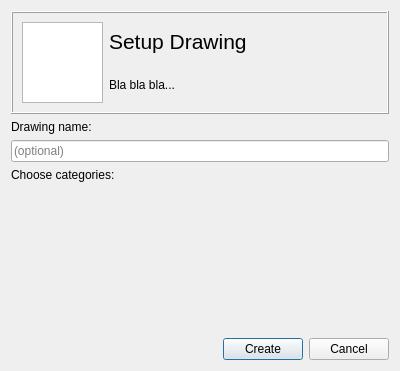
<?xml version="1.0" encoding="UTF-8"?>
<ui version="4.0">
 <class>DrawingSetupDialog</class>
 <widget class="QDialog" name="DrawingSetupDialog">
  <property name="geometry">
   <rect>
    <x>0</x>
    <y>0</y>
    <width>400</width>
    <height>371</height>
   </rect>
  </property>
  <property name="windowTitle">
   <string>Dialog</string>
  </property>
  <layout class="QHBoxLayout" name="horizontalLayout_3">
   <item>
    <layout class="QVBoxLayout" name="mainVerticalLayout">
     <item>
      <layout class="QHBoxLayout" name="headerLayout">
       <property name="sizeConstraint">
        <enum>QLayout::SetMaximumSize</enum>
       </property>
       <item>
        <widget class="QFrame" name="header">
         <property name="sizePolicy">
          <sizepolicy hsizetype="Preferred" vsizetype="Fixed">
           <horstretch>0</horstretch>
           <verstretch>0</verstretch>
          </sizepolicy>
         </property>
         <property name="styleSheet">
          <string notr="true"/>
         </property>
         <property name="frameShape">
          <enum>QFrame::Box</enum>
         </property>
         <property name="frameShadow">
          <enum>QFrame::Raised</enum>
         </property>
         <property name="lineWidth">
          <number>1</number>
         </property>
         <layout class="QHBoxLayout" name="horizontalLayout_2">
          <item>
           <widget class="QGraphicsView" name="graphicsView">
            <property name="sizePolicy">
             <sizepolicy hsizetype="Fixed" vsizetype="Fixed">
              <horstretch>0</horstretch>
              <verstretch>0</verstretch>
             </sizepolicy>
            </property>
            <property name="minimumSize">
             <size>
              <width>81</width>
              <height>81</height>
             </size>
            </property>
            <property name="maximumSize">
             <size>
              <width>81</width>
              <height>81</height>
             </size>
            </property>
           </widget>
          </item>
          <item>
           <layout class="QVBoxLayout" name="verticalLayout">
            <item>
             <widget class="QLabel" name="headingLabel">
              <property name="font">
               <font>
                <pointsize>16</pointsize>
               </font>
              </property>
              <property name="text">
               <string>Setup Drawing</string>
              </property>
             </widget>
            </item>
            <item>
             <widget class="QLabel" name="headingInfoLabel">
              <property name="text">
               <string>Bla bla bla...</string>
              </property>
             </widget>
            </item>
           </layout>
          </item>
         </layout>
        </widget>
       </item>
      </layout>
     </item>
     <item>
      <layout class="QVBoxLayout" name="mainLayout">
       <item>
        <widget class="QLabel" name="nameLabel">
         <property name="text">
          <string>Drawing name:</string>
         </property>
        </widget>
       </item>
       <item>
        <widget class="QLineEdit" name="nameEdit">
         <property name="placeholderText">
          <string>(optional)</string>
         </property>
        </widget>
       </item>
       <item>
        <widget class="QLabel" name="categoryLabel">
         <property name="text">
          <string>Choose categories:</string>
         </property>
        </widget>
       </item>
       <item>
        <spacer name="verticalSpacer">
         <property name="orientation">
          <enum>Qt::Vertical</enum>
         </property>
         <property name="sizeHint" stdset="0">
          <size>
           <width>20</width>
           <height>40</height>
          </size>
         </property>
        </spacer>
       </item>
      </layout>
     </item>
     <item>
      <layout class="QHBoxLayout" name="buttonLayout">
       <item>
        <spacer name="horizontalSpacer">
         <property name="orientation">
          <enum>Qt::Horizontal</enum>
         </property>
         <property name="sizeHint" stdset="0">
          <size>
           <width>40</width>
           <height>20</height>
          </size>
         </property>
        </spacer>
       </item>
       <item>
        <widget class="QPushButton" name="okButton">
         <property name="text">
          <string>Create</string>
         </property>
        </widget>
       </item>
       <item>
        <widget class="QPushButton" name="cancelButton">
         <property name="text">
          <string>Cancel</string>
         </property>
        </widget>
       </item>
      </layout>
     </item>
    </layout>
   </item>
  </layout>
  <zorder>verticalLayoutWidget</zorder>
  <zorder>headingLabel</zorder>
  <zorder>graphicsView</zorder>
  <zorder>horizontalLayoutWidget</zorder>
  <zorder>horizontalLayoutWidget</zorder>
  <zorder>headingLabel</zorder>
 </widget>
 <resources/>
 <connections/>
</ui>
